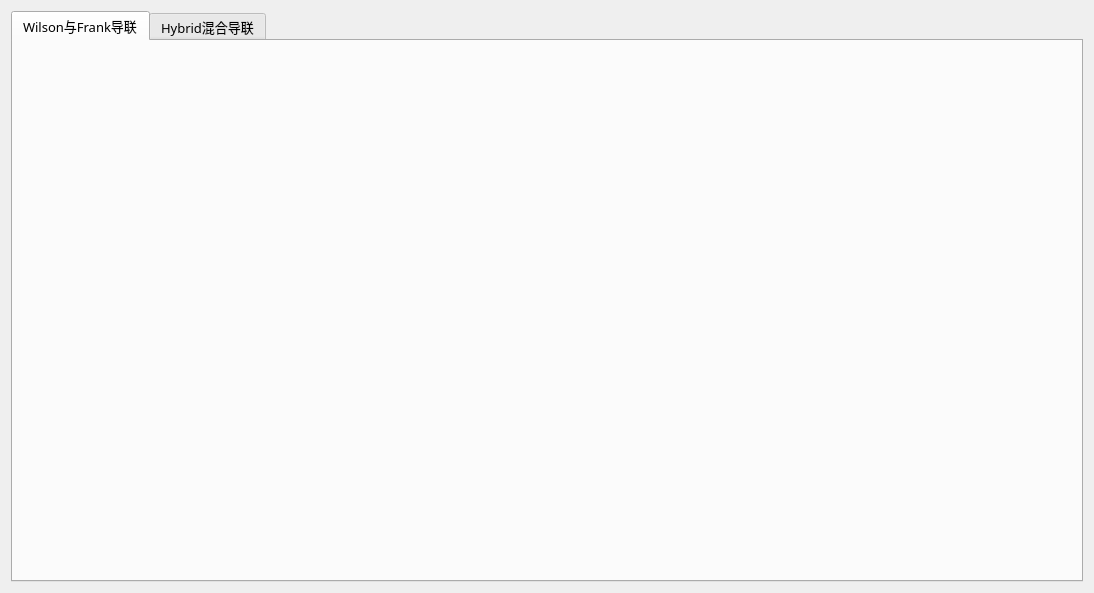
<?xml version="1.0" encoding="UTF-8"?>
<ui version="4.0">
 <class>leadfrom</class>
 <widget class="QDialog" name="leadfrom">
  <property name="geometry">
   <rect>
    <x>0</x>
    <y>0</y>
    <width>1094</width>
    <height>593</height>
   </rect>
  </property>
  <property name="windowTitle">
   <string>Dialog</string>
  </property>
  <layout class="QHBoxLayout" name="horizontalLayout">
   <item>
    <widget class="QTabWidget" name="leadTab">
     <property name="font">
      <font>
       <family>宋体</family>
       <pointsize>10</pointsize>
      </font>
     </property>
     <property name="styleSheet">
      <string notr="true"/>
     </property>
     <property name="currentIndex">
      <number>0</number>
     </property>
     <widget class="QWidget" name="lead1">
      <attribute name="title">
       <string>Wilson与Frank导联</string>
      </attribute>
      <layout class="QVBoxLayout" name="verticalLayout">
       <item>
        <widget class="QLabel" name="lead1Pic">
         <property name="styleSheet">
          <string notr="true">image: url(:/lead1-1.jpg);</string>
         </property>
         <property name="text">
          <string/>
         </property>
        </widget>
       </item>
      </layout>
     </widget>
     <widget class="QWidget" name="lead2">
      <attribute name="title">
       <string>Hybrid混合导联</string>
      </attribute>
      <layout class="QVBoxLayout" name="verticalLayout_2">
       <item>
        <widget class="QLabel" name="lead2Pic">
         <property name="styleSheet">
          <string notr="true">image: url(:/lead2-1.jpg);</string>
         </property>
         <property name="text">
          <string/>
         </property>
        </widget>
       </item>
      </layout>
     </widget>
    </widget>
   </item>
  </layout>
 </widget>
 <resources/>
 <connections/>
</ui>
